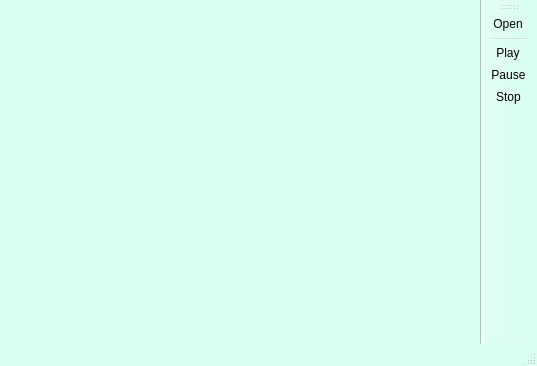
<?xml version="1.0" encoding="UTF-8"?>
<ui version="4.0">
 <class>MainWindow</class>
 <widget class="QMainWindow" name="MainWindow">
  <property name="geometry">
   <rect>
    <x>0</x>
    <y>0</y>
    <width>537</width>
    <height>366</height>
   </rect>
  </property>
  <property name="palette">
   <palette>
    <active>
     <colorrole role="Base">
      <brush brushstyle="SolidPattern">
       <color alpha="255">
        <red>255</red>
        <green>255</green>
        <blue>255</blue>
       </color>
      </brush>
     </colorrole>
     <colorrole role="Window">
      <brush brushstyle="SolidPattern">
       <color alpha="255">
        <red>216</red>
        <green>255</green>
        <blue>241</blue>
       </color>
      </brush>
     </colorrole>
     <colorrole role="HighlightedText">
      <brush brushstyle="SolidPattern">
       <color alpha="255">
        <red>224</red>
        <green>246</green>
        <blue>255</blue>
       </color>
      </brush>
     </colorrole>
     <colorrole role="AlternateBase">
      <brush brushstyle="SolidPattern">
       <color alpha="255">
        <red>224</red>
        <green>245</green>
        <blue>225</blue>
       </color>
      </brush>
     </colorrole>
    </active>
    <inactive>
     <colorrole role="Base">
      <brush brushstyle="SolidPattern">
       <color alpha="255">
        <red>255</red>
        <green>255</green>
        <blue>255</blue>
       </color>
      </brush>
     </colorrole>
     <colorrole role="Window">
      <brush brushstyle="SolidPattern">
       <color alpha="255">
        <red>216</red>
        <green>255</green>
        <blue>241</blue>
       </color>
      </brush>
     </colorrole>
     <colorrole role="HighlightedText">
      <brush brushstyle="SolidPattern">
       <color alpha="255">
        <red>224</red>
        <green>246</green>
        <blue>255</blue>
       </color>
      </brush>
     </colorrole>
     <colorrole role="AlternateBase">
      <brush brushstyle="SolidPattern">
       <color alpha="255">
        <red>224</red>
        <green>245</green>
        <blue>225</blue>
       </color>
      </brush>
     </colorrole>
    </inactive>
    <disabled>
     <colorrole role="Base">
      <brush brushstyle="SolidPattern">
       <color alpha="255">
        <red>216</red>
        <green>255</green>
        <blue>241</blue>
       </color>
      </brush>
     </colorrole>
     <colorrole role="Window">
      <brush brushstyle="SolidPattern">
       <color alpha="255">
        <red>216</red>
        <green>255</green>
        <blue>241</blue>
       </color>
      </brush>
     </colorrole>
     <colorrole role="HighlightedText">
      <brush brushstyle="SolidPattern">
       <color alpha="255">
        <red>224</red>
        <green>246</green>
        <blue>255</blue>
       </color>
      </brush>
     </colorrole>
     <colorrole role="AlternateBase">
      <brush brushstyle="SolidPattern">
       <color alpha="255">
        <red>224</red>
        <green>245</green>
        <blue>225</blue>
       </color>
      </brush>
     </colorrole>
    </disabled>
   </palette>
  </property>
  <property name="focusPolicy">
   <enum>Qt::NoFocus</enum>
  </property>
  <property name="windowTitle">
   <string>Video Player</string>
  </property>
  <widget class="QWidget" name="centralWidget"/>
  <widget class="QStatusBar" name="statusBar"/>
  <widget class="QToolBar" name="toolBar">
   <property name="palette">
    <palette>
     <active>
      <colorrole role="Base">
       <brush brushstyle="SolidPattern">
        <color alpha="255">
         <red>255</red>
         <green>255</green>
         <blue>255</blue>
        </color>
       </brush>
      </colorrole>
      <colorrole role="Window">
       <brush brushstyle="SolidPattern">
        <color alpha="255">
         <red>216</red>
         <green>255</green>
         <blue>241</blue>
        </color>
       </brush>
      </colorrole>
      <colorrole role="HighlightedText">
       <brush brushstyle="SolidPattern">
        <color alpha="255">
         <red>224</red>
         <green>246</green>
         <blue>255</blue>
        </color>
       </brush>
      </colorrole>
     </active>
     <inactive>
      <colorrole role="Base">
       <brush brushstyle="SolidPattern">
        <color alpha="255">
         <red>255</red>
         <green>255</green>
         <blue>255</blue>
        </color>
       </brush>
      </colorrole>
      <colorrole role="Window">
       <brush brushstyle="SolidPattern">
        <color alpha="255">
         <red>216</red>
         <green>255</green>
         <blue>241</blue>
        </color>
       </brush>
      </colorrole>
      <colorrole role="HighlightedText">
       <brush brushstyle="SolidPattern">
        <color alpha="255">
         <red>224</red>
         <green>246</green>
         <blue>255</blue>
        </color>
       </brush>
      </colorrole>
     </inactive>
     <disabled>
      <colorrole role="Base">
       <brush brushstyle="SolidPattern">
        <color alpha="255">
         <red>216</red>
         <green>255</green>
         <blue>241</blue>
        </color>
       </brush>
      </colorrole>
      <colorrole role="Window">
       <brush brushstyle="SolidPattern">
        <color alpha="255">
         <red>216</red>
         <green>255</green>
         <blue>241</blue>
        </color>
       </brush>
      </colorrole>
      <colorrole role="HighlightedText">
       <brush brushstyle="SolidPattern">
        <color alpha="255">
         <red>224</red>
         <green>246</green>
         <blue>255</blue>
        </color>
       </brush>
      </colorrole>
     </disabled>
    </palette>
   </property>
   <property name="focusPolicy">
    <enum>Qt::NoFocus</enum>
   </property>
   <property name="windowTitle">
    <string>toolBar</string>
   </property>
   <attribute name="toolBarArea">
    <enum>RightToolBarArea</enum>
   </attribute>
   <attribute name="toolBarBreak">
    <bool>false</bool>
   </attribute>
   <addaction name="actionOpen"/>
   <addaction name="separator"/>
   <addaction name="actionPlay"/>
   <addaction name="actionPause"/>
   <addaction name="actionStop"/>
  </widget>
  <action name="actionOpen">
   <property name="icon">
    <iconset resource="resources.qrc">
     <normaloff>:/images/icons/music.png</normaloff>:/images/icons/music.png</iconset>
   </property>
   <property name="text">
    <string>Open</string>
   </property>
   <property name="toolTip">
    <string>Open A File</string>
   </property>
  </action>
  <action name="actionPlay">
   <property name="icon">
    <iconset resource="resources.qrc">
     <normaloff>:/images/icons/play.png</normaloff>:/images/icons/play.png</iconset>
   </property>
   <property name="text">
    <string>Play</string>
   </property>
  </action>
  <action name="actionPause">
   <property name="icon">
    <iconset resource="resources.qrc">
     <normaloff>:/images/icons/pause.png</normaloff>:/images/icons/pause.png</iconset>
   </property>
   <property name="text">
    <string>Pause</string>
   </property>
  </action>
  <action name="actionStop">
   <property name="icon">
    <iconset resource="resources.qrc">
     <normaloff>:/images/icons/stop.png</normaloff>:/images/icons/stop.png</iconset>
   </property>
   <property name="text">
    <string>Stop</string>
   </property>
  </action>
 </widget>
 <layoutdefault spacing="6" margin="11"/>
 <resources>
  <include location="resources.qrc"/>
 </resources>
 <connections/>
</ui>
